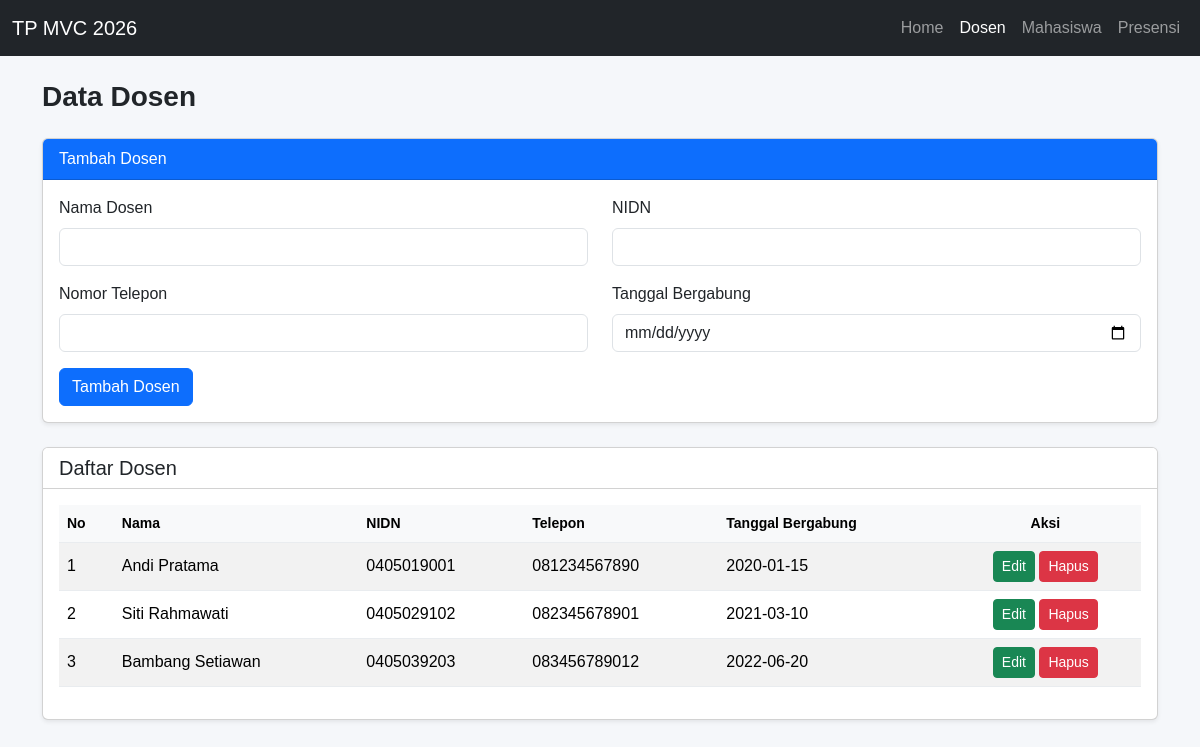
Page /Project/index.php?controller=lecturer on the committed database.
### tables this page shows
CREATE TABLE lecturers(
    id_lecturer INT AUTO_INCREMENT PRIMARY KEY,
    name VARCHAR(100) NOT NULL,
    nidn VARCHAR(30) NOT NULL,
    phone VARCHAR(20) NOT NULL,
    join_date DATE NOT NULL
);

### Project/controllers/LecturerController.php (called while the page is built, shortened)
<?php
include_once(__DIR__ . "/../models/DB.php");
include_once(__DIR__ . "/../views/LecturerView.php");
class LecturerController {
    private $lecturer;
    function __construct() {
        $this->lecturer = new Lecturer("localhost", "root", "", "tp_mvc26");
    }
    public function index() {
        $this->lecturer->open();
        $this->lecturer->getLecturer();
        $data = array();
        while ($row = $this->lecturer->getResult()) {
            array_push($data, $row);
        }
        $view = new LecturerView();
        $view->render($data);
    }
}
?>

### Project/models/DB.php (called while the page is built, shortened)
<?php
class DB {
    public string $db_host = "";
    public string $db_user = "";
    public string $db_pass = "";
    public string $db_name = "";
    public mysqli|false|null $db_link = null;
    function __construct(string $db_host, string $db_user, string $db_pass, string $db_name) {
        $this->db_host = $db_host;
        $this->db_user = $db_user;
        $this->db_pass = $db_pass;
        $this->db_name = $db_name;
    }
    function open() {
        $this->db_link = mysqli_connect($this->db_host, $this->db_user, $this->db_pass, $this->db_name);
    }
    function execute(string $query) {
        $this->result = mysqli_query($this->db_link, $query);
        return $this->result;
    }
    function close() {
        if ($this->db_link instanceof mysqli) {
            $this->db_link = null;
        }
    }
}
?>

### Project/models/Lecturer.php (called while the page is built, shortened)
<?php
class Lecturer extends DB {
    function getLecturer() {
        $query = "SELECT * FROM lecturers";
        return $this->execute($query);
    }
}
?>

### Project/views/LecturerView.php (the view, shortened to what this page needs)
<?php
class LecturerView {
    public function render($data) {
        $no = 1;
?>
<!DOCTYPE html>
<html lang="id">
<head>
    <link href="https://cdn.jsdelivr.net/npm/bootstrap@5.3.3/dist/css/bootstrap.min.css" rel="stylesheet">
    <link rel="stylesheet" href="assets/css/style.css">
</head>
<body>
    <nav class="navbar navbar-expand-lg navbar-dark bg-dark">
        <div class="container-fluid">
            <a class="navbar-brand" href="index.php">TP MVC 2026</a>
            <div class="navbar-nav">
                <a class="nav-link" href="index.php">Home</a>
                <a class="nav-link active" href="index.php?controller=lecturer">Dosen</a>
                <a class="nav-link" href="index.php?controller=student">Mahasiswa</a>
                <a class="nav-link" href="index.php?controller=attendance">Presensi</a>
            </div>
        </div>
    </nav>
    <div class="container my-4">
        <h1 class="mb-4">Data Dosen</h1>
        <div class="card mb-4 shadow-sm">
            <div class="card-header bg-primary text-white">
                Tambah Dosen
            </div>
            <div class="card-body">
                <form action="index.php?controller=lecturer&action=add" method="POST">
                    <div class="row">
                        <div class="col-md-6 mb-3">
                            <label class="form-label">Nama Dosen</label>
                            <input type="text" name="name" class="form-control" required>
                        </div>
                        <div class="col-md-6 mb-3">
                            <label class="form-label">NIDN</label>
                            <input type="text" name="nidn" class="form-control" required>
                        </div>
                        <div class="col-md-6 mb-3">
                            <label class="form-label">Nomor Telepon</label>
                            <input type="text" name="phone" class="form-control" required>
                        </div>
                        <div class="col-md-6 mb-3">
                            <label class="form-label">Tanggal Bergabung</label>
                            <input type="date" name="join_date" class="form-control" required>
                        </div>
                    </div>
                    <button type="submit" class="btn btn-primary">
                        Tambah Dosen
                    </button>
                </form>
            </div>
        </div>
        <div class="card shadow-sm">
            <div class="card-header bg-white">
                <h5 class="mb-0">Daftar Dosen</h5>
            </div>
            <div class="card-body">
                <div class="table-responsive">
                    <table class="table table-striped table-hover align-middle">
                        <thead class="table-light">
                            <tr>
                                <th>No</th>
                                <th>Nama</th>
                                <th>NIDN</th>
                                <th>Telepon</th>
                                <th>Tanggal Bergabung</th>
                                <th class="text-center">Aksi</th>
                            </tr>
                        </thead>
                        <tbody>
                            <?php
                            foreach ($data as $val) {
                                $id_lecturer = htmlspecialchars($val['id_lecturer']);
                                $name = htmlspecialchars($val['name']);
                                $nidn = htmlspecialchars($val['nidn']);
                                $phone = htmlspecialchars($val['phone']);
                                $join_date = htmlspecialchars($val['join_date']);
                            ?>
                            <tr>
                                <td><?= $no++ ?></td>
                                <td><?= $name ?></td>
                                <td><?= $nidn ?></td>
                                <td><?= $phone ?></td>
                                <td><?= $join_date ?></td>
                                <td class="text-center">
                                    <button type="button" class="btn btn-success btn-sm"
                                        data-bs-toggle="modal"
                                        data-bs-target="#edit<?= $id_lecturer ?>">
                                        Edit
                                    </button>
                                    <form action="index.php?controller=lecturer&action=delete"
                                        method="POST" class="d-inline"
                                        onsubmit="return confirm('Yakin ingin menghapus data dosen ini?')">
                                        <button type="submit" class="btn btn-danger btn-sm">
                                            Hapus
                                        </button>
                                    </form>
                                </td>
                            </tr>
                            <?php
                            }
                            ?>
                        </tbody>
                    </table>
                </div>
            </div>
        </div>
    </div>
</body>
</html>
<?php
    }
}
?>

### Project/assets/css/style.css (style rules this page uses)
body { background-color: #f5f7fa; font-family: Arial, sans-serif; color: #343a40; }
.container { margin-top: 35px; margin-bottom: 35px; }
h1 { font-size: 28px; font-weight: 700; margin-bottom: 25px; color: #212529; }
table { width: 100%; border-collapse: collapse; }
th, td { padding: 13px 15px; text-align: left; border-bottom: 1px solid #e9ecef; vertical-align: middle; }
th { background-color: #f1f4f8; color: #343a40; font-weight: 600; font-size: 14px; }
td form { margin-bottom: 8px; }
td button { padding: 7px 13px; border: none; border-radius: 5px; cursor: pointer; transition: background-color 0.2s; }
td form:last-child button { background-color: #dc3545; color: white; }

### rows in the picture
lecturers: name "Andi Pratama", nidn "0405019001", phone "081234567890", join_date "2020-01-15"
lecturers: name "Siti Rahmawati", nidn "0405029102", phone "082345678901", join_date "2021-03-10"
lecturers: name "Bambang Setiawan", nidn "0405039203", phone "083456789012", join_date "2022-06-20"
